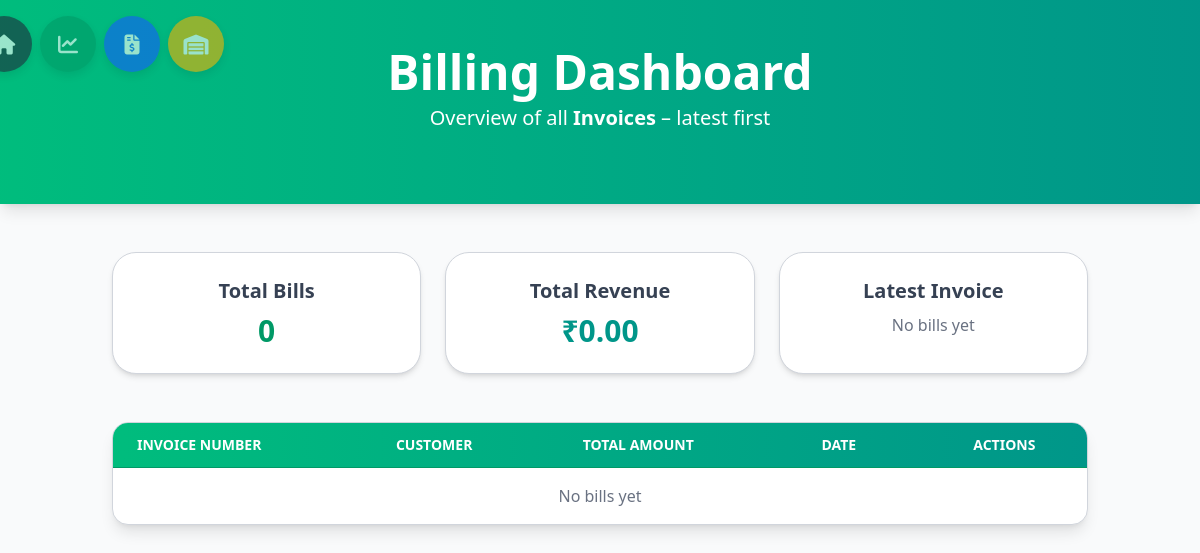
Before: /billing/dashboard/ with the older database file.
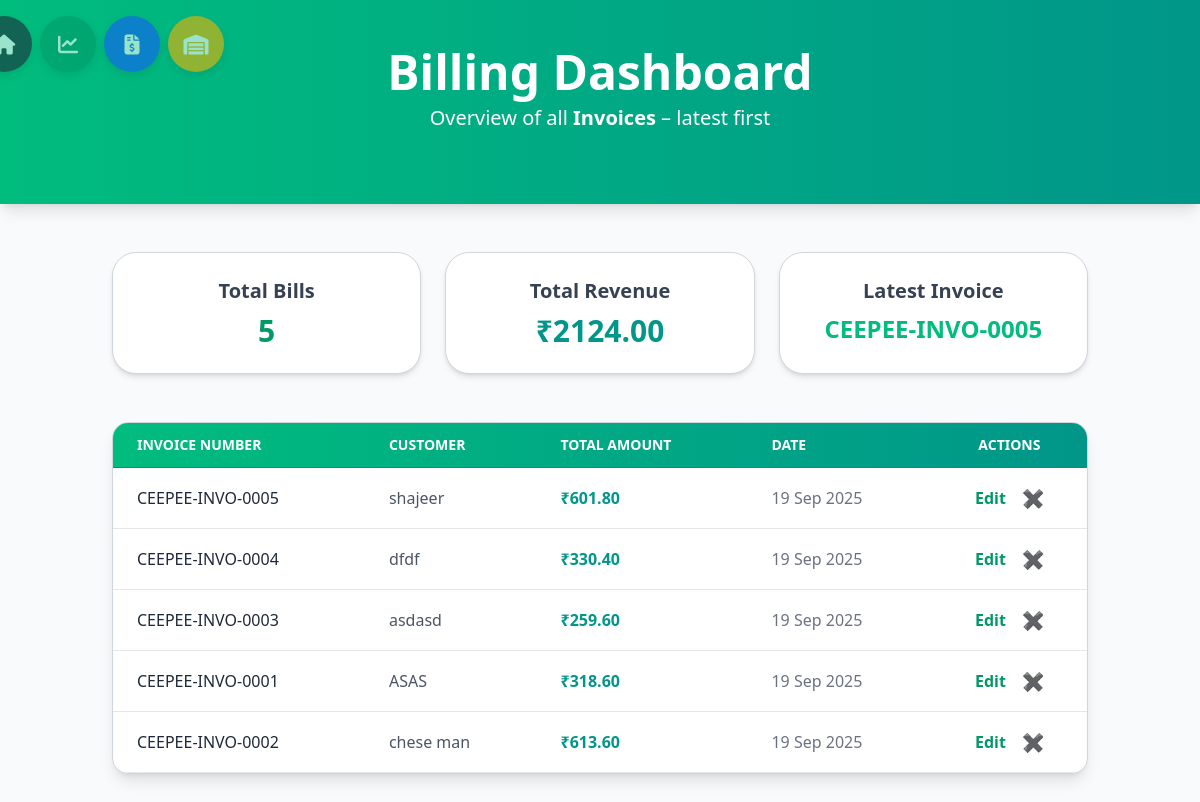
After: the same page with the newer database file.
### Billing/models.py (models this page shows, shortened)
class Bill(models.Model):
    PAYMENT_CHOICES = [
        ('cash', 'Cash'),
        ('card', 'Card'),
        ('upi', 'UPI'),
    ]
    bill_number = models.CharField(max_length=20, unique=True, editable=False, blank=True)
    date = models.DateTimeField(auto_now_add=True)
    customer_name = models.CharField(max_length=100)
    payment_method = models.CharField(max_length=10, choices=PAYMENT_CHOICES, default='cash')
    @property
    def subtotal(self):
        return sum(item.price * item.quantity for item in self.items.all())
    @property
    def tax_amount(self):
        return sum((item.price * item.quantity) * (item.tax_rate / 100) for item in self.items.all())
    @property
    def total_amount(self):
        return self.subtotal + self.tax_amount

class BillItem(models.Model):
    bill = models.ForeignKey(Bill, related_name='items', on_delete=models.CASCADE)
    product = models.ForeignKey(Product, on_delete=models.CASCADE)
    quantity = models.PositiveIntegerField()
    price = models.DecimalField(max_digits=10, decimal_places=2)  # Store final unit price
    tax_rate = models.DecimalField(max_digits=5, decimal_places=2)  # Store at time of sale

### Billing/views.py (the view)
# urls.py: path('dashboard/', views.dashboard, name='dashboard'),
def dashboard(request):
    bills = Bill.objects.all().order_by('-date')
    total_revenue = sum(bill.total_amount for bill in bills)
    context = {
        'bills': bills,
        'total_revenue': total_revenue,
    }
    return render(request, 'Billing/dashboard.html', context)

### Billing/templates/Billing/dashboard.html (shortened to what this page needs)
{% extends "main/layout.html" %}
{% block content %}
<section class="bg-gradient-to-r from-emerald-500 to-teal-600 text-white py-12 text-center shadow-lg">
    <h1 class="text-4xl md:text-5xl font-extrabold mb-2">Billing Dashboard</h1>
    <p class="text-lg md:text-xl mb-6">
        Overview of all <span class="font-semibold">Invoices</span> – latest first
    </p>
</section>
<section class="container mx-auto px-6 py-12">
    <div class="grid grid-cols-1 md:grid-cols-3 gap-6 mb-12">
        <div class="bg-white rounded-3xl border border-gray-300 shadow-md p-6 text-center hover:shadow-xl transition duration-300">
            <h2 class="text-xl font-semibold text-gray-700 mb-2">Total Bills</h2>
            <p class="text-3xl font-bold text-emerald-600">{{ bills.count }}</p>
        </div>
        <div class="bg-white rounded-3xl border border-gray-300 shadow-md p-6 text-center hover:shadow-xl transition duration-300">
            <h2 class="text-xl font-semibold text-gray-700 mb-2">Total Revenue</h2>
            <p class="text-3xl font-bold text-teal-600">
                ₹{{ total_revenue|floatformat:2 }}
            </p>
        </div>
        <div class="bg-white rounded-3xl border border-gray-300 shadow-md p-6 text-center hover:shadow-xl transition duration-300">
            <h2 class="text-xl font-semibold text-gray-700 mb-2">Latest Invoice</h2>
            {% if bills %}
                <p class="text-2xl font-bold text-emerald-500">{{ bills.first.bill_number }}</p>
            {% else %}
                <p class="text-gray-500">No bills yet</p>
            {% endif %}
        </div>
    </div>
    <div class="overflow-x-auto bg-white rounded-2xl border border-gray-300 shadow-lg">
        <table class="min-w-full border-collapse">
            <thead class="bg-gradient-to-r from-emerald-500 to-teal-600 text-white">
                <tr>
                    <th class="px-6 py-3 text-left text-sm font-semibold uppercase border-b border-emerald-600">Invoice Number</th>
                    <th class="px-6 py-3 text-left text-sm font-semibold uppercase border-b border-emerald-600">Customer</th>
                    <th class="px-6 py-3 text-left text-sm font-semibold uppercase border-b border-emerald-600">Total Amount</th>
                    <th class="px-6 py-3 text-left text-sm font-semibold uppercase border-b border-emerald-600">Date</th>
                    <th class="px-6 py-3 text-center text-sm font-semibold uppercase border-b border-emerald-600">Actions</th>
                </tr>
            </thead>
            <tbody>
                {% for bill in bills %}
                <tr class="hover:bg-gray-50 transition duration-200 border-b border-gray-200">
                    <td class="px-6 py-4 font-medium text-gray-800">{{ bill.bill_number }}</td>
                    <td class="px-6 py-4 text-gray-600">{{ bill.customer_name }}</td>
                    <td class="px-6 py-4 font-semibold text-teal-600">₹{{ bill.total_amount|floatformat:2 }}</td>
                    <td class="px-6 py-4 text-gray-500">{{ bill.date|date:"d M Y" }}</td>
                    <td class="px-6 py-4 flex items-center justify-center gap-4">
                        <a href="{% url 'Billing:edit-bill' bill.id %}"
                           class="text-emerald-600 hover:text-emerald-800 font-semibold">Edit</a>
                        <form action="{% url 'Billing:delete-bill' bill.id %}" method="post" class="inline">
                            <button type="submit"
                                class="text-red-500 hover:text-red-700 font-bold text-lg"
                                title="Delete Invoice">✖</button>
                        </form>
                    </td>
                </tr>
                {% empty %}
                <tr>
                    <td colspan="5" class="px-6 py-4 text-center text-gray-500">No bills yet</td>
                </tr>
                {% endfor %}
            </tbody>
        </table>
    </div>
</section>
{% endblock %}

Changed rows visible on the page:
added Bill: first.bill_number "CEEPEE-INVO-0005", bill_number "CEEPEE-INVO-0005", customer_name "shajeer", total_amount "601.80", date "19 Sep 2025"
added Bill: bill_number "CEEPEE-INVO-0004", customer_name "dfdf", total_amount "330.40", date "19 Sep 2025"
added Bill: bill_number "CEEPEE-INVO-0003", customer_name "asdasd", total_amount "259.60", date "19 Sep 2025"
added Bill: bill_number "CEEPEE-INVO-0001", customer_name "ASAS", total_amount "318.60", date "19 Sep 2025"
added Bill: bill_number "CEEPEE-INVO-0002", customer_name "chese man", total_amount "613.60", date "19 Sep 2025"
Other visible differences:
{{ bills.count }}: "0" → "5"
{{ total_revenue|floatformat:2 }}: "0.00" → "2124.00"
text no longer shown: "No bills yet No bills yet"
